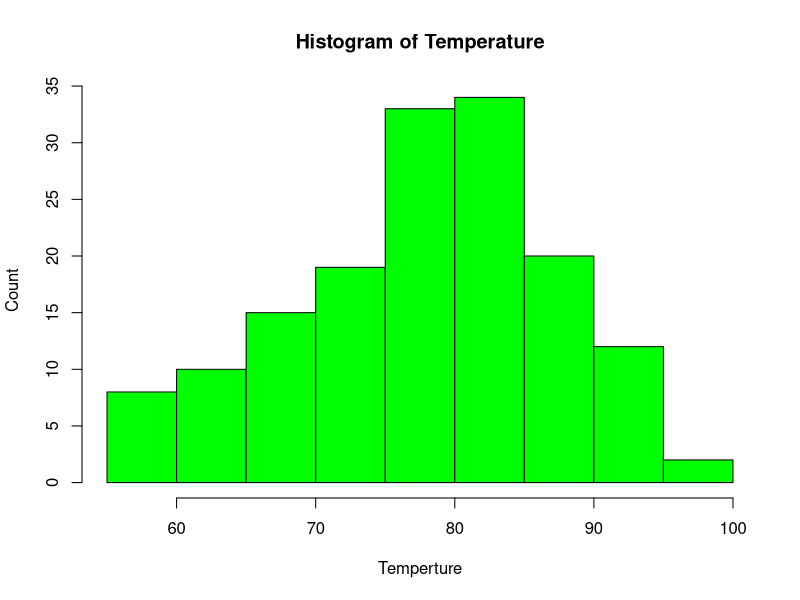
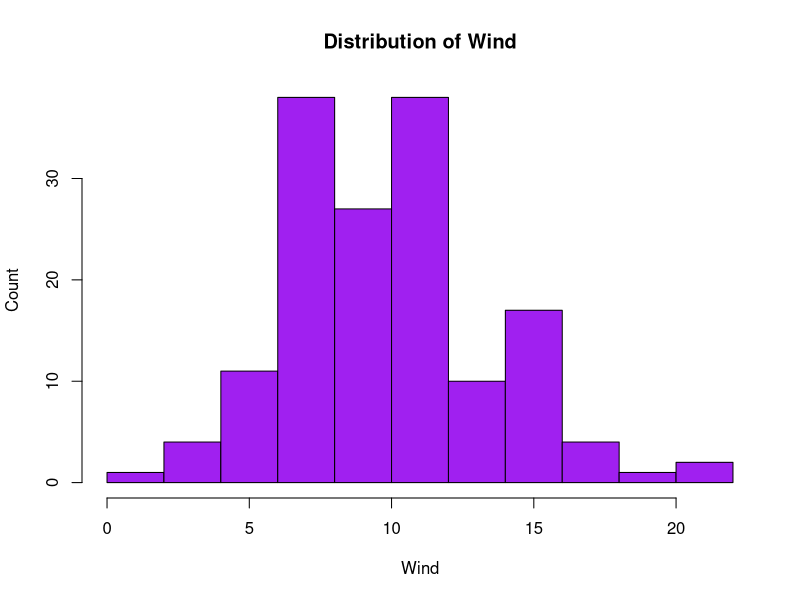
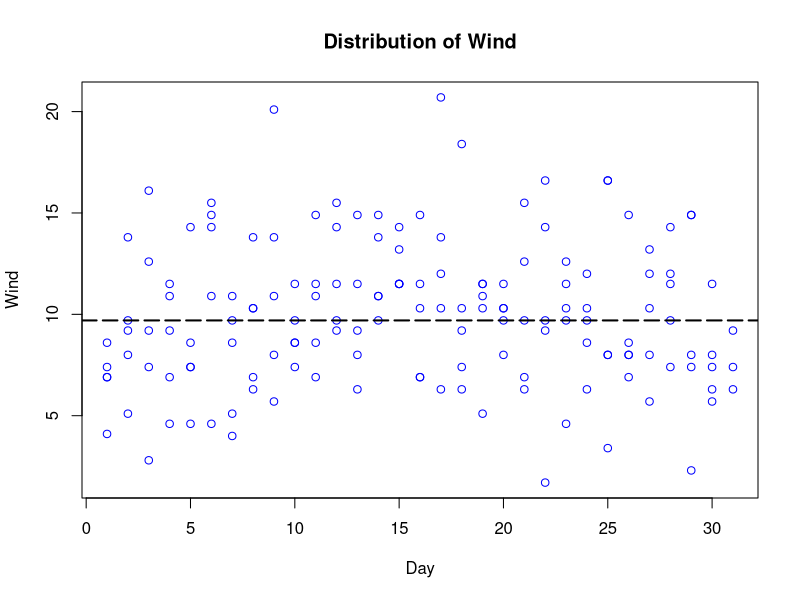
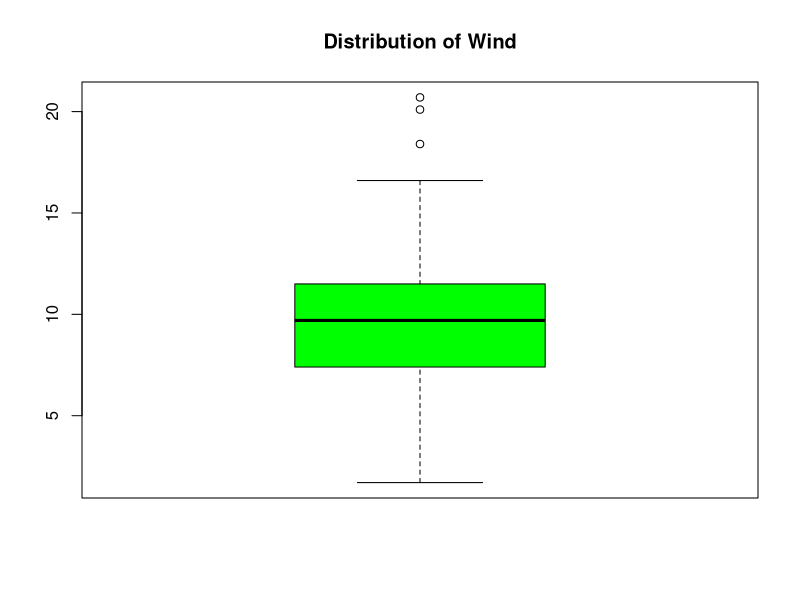
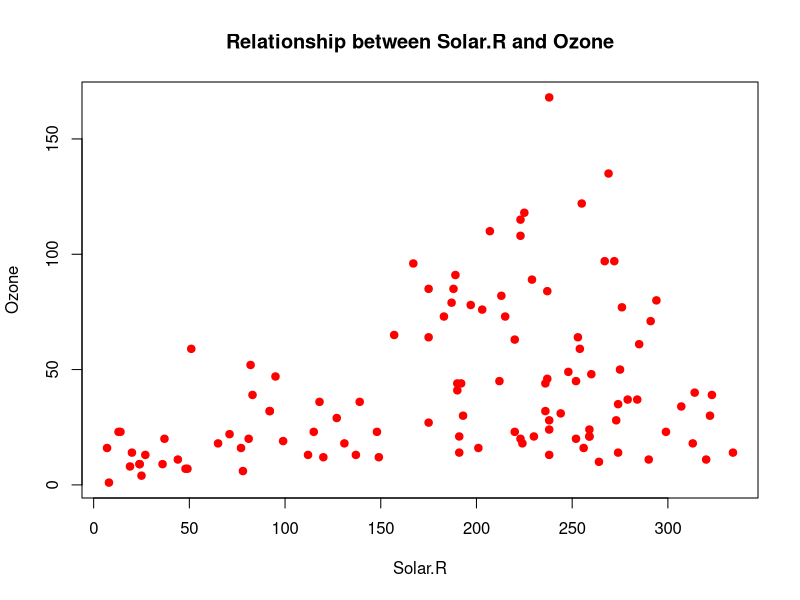
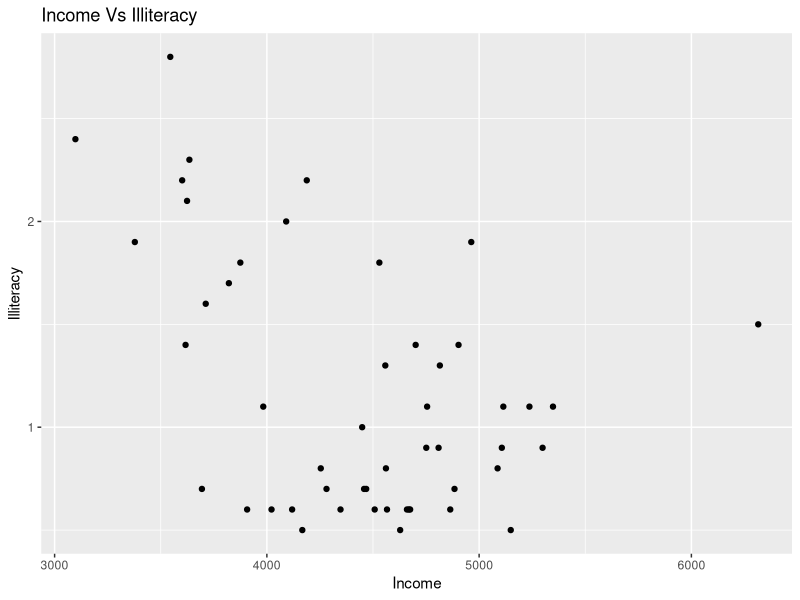
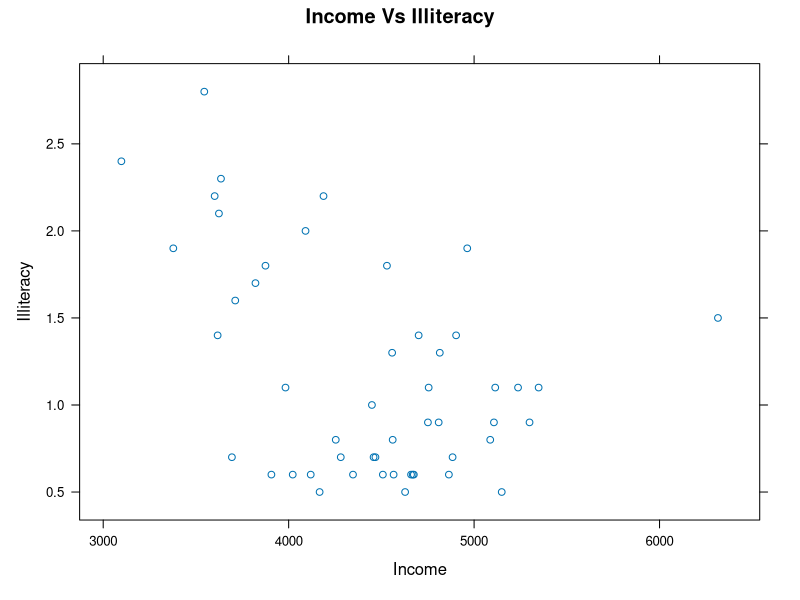
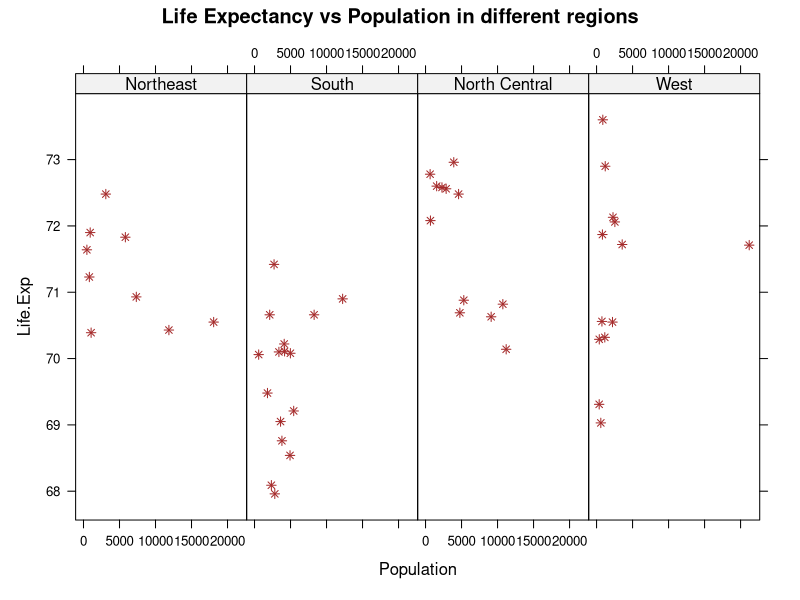

Generate these figures, in order, with R: (Note: this script raises an error after producing the figures.)
## ---- chunk 1
library(datasets)
head(airquality)
## ---- chunk 2
# START YOUR CODE FROM HERE
summary(airquality)
## ---- chunk 3
hist(airquality$Temp, col = 'green' , main = 'Histogram of Temperature', xlab = 'Temperture' , ylab = 'Count')

## ---- chunk 4
hist(airquality$Wind, col = 'purple' , main = 'Distribution of Wind', xlab = 'Wind' , ylab = 'Count')
plot(airquality$Day, airquality$Wind, col = 'blue' , main = 'Distribution of Wind', xlab = 'Day' , ylab = 'Wind')
abline(h = median(airquality$Wind) , lwd = 2, lty = 5)
boxplot(airquality$Wind, col = 'green' , main = 'Distribution of Wind')
## ---- chunk 5
plot(airquality$Solar.R, airquality$Ozone, col = 'red' , main = 'Relationship between Solar.R and Ozone', xlab = 'Solar.R' , ylab = 'Ozone', pch = 19)
## ---- chunk 6
library(lattice)
library(ggplot2)

head(state.x77)
head(state.region)
## ---- chunk 7
# START YOUR CODE FROM HERE
state <- data.frame(state.x77,region = state.region)
plot1 = xyplot(Illiteracy~Income,data = state,main= "Income Vs Illiteracy")
qplot(Income,Illiteracy,data = state,main= "Income Vs Illiteracy")
plot1
## ---- chunk 8
names(state)
## ---- chunk 9
plot2 = xyplot(Life.Exp ~  Population  | region ,data = state,main= "Life Expectancy vs Population in different regions", layout = c(4,1) , col = 'brown', pch = 8)
print(plot2)
## ---- chunk 10
pdf("plot1.pdf")
print(plot1)
dev.off()
## ---- chunk 11
pdf("plot2.pdf")
print(plot2)
dev.off()
## ---- chunk 12
head(women)
## ---- chunk 13
# START YOUR CODE FROM HERE
g <- ggplot(women, aes(height,weight) )
plot3 <- g + geom_point(color = 'orange') + labs(x = 'Height' , y = 'Weight') + labs(title = 'Height vs Weight of Women')   
print(plot3)
## ---- chunk 14
corr <- lm(weight~height,data = women)
corr
## ---- chunk 15
plot4 <- plot3 + geom_smooth(method = 'lm' , se = FALSE, size = 1, linetype = 4) + theme_bw(base_family = "")+ theme(plot.title = element_text(hjust = 0.5))
plot4
## ---- chunk 16
pdf("plot3.pdf")
print(plot3)
dev.off()
## ---- chunk 17
pdf("plot4.pdf")
print(plot4)
dev.off()
## ---- chunk 18
head(longley)
names(longley)

## ---- chunk 19
# START YOUR CODE FOR GRAPH-1
graph1 <- ggplot(aes(Unemployed,GNP), data=longley)+geom_point()+ labs(title = "GNP Vs Unemployed")+ theme(plot.title = element_text(hjust = 0.5))
graph1
## ---- chunk 20
# START YOUR CODE fFOR GRAPH-2
data <- gather(longley , key = "Employement_level" , value = "Employement", 3,7)
head(data)
ggplot(data, aes(Population,Employement) ) + geom_point(aes(color = (Employement_level == 'Unemployed'))) +  scale_color_manual(values = c( "green", "blue")) 

## ---- chunk 21
# START YOUR CODE FOR GRAPH-3
Armed.Forces.Unemployed.Rel <- ifelse(longley$Armed.Forces > longley$Unemployed, "Y","N")
Armed.Forces.Unemployed.Rel
gg_plot <- ggplot(longley,aes(Unemployed,Armed.Forces))
gg_plot + geom_point(aes(color = Armed.Forces.Unemployed.Rel),size = 2,alpha = 1/2, pch = 19)+
labs(title = "Unemployed Vs Armed Forces")+ theme(plot.title = element_text(hjust = 0.5))
